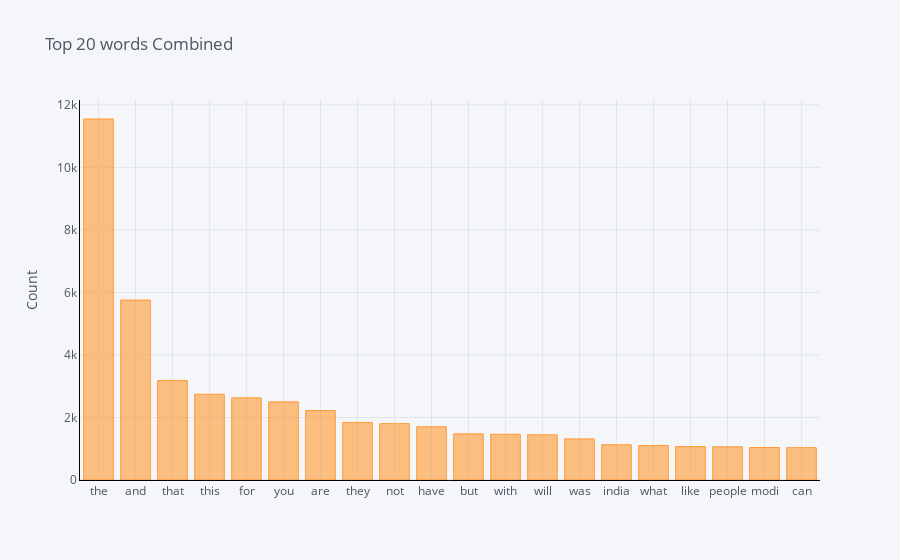

The notebook cell this image was saved under:
### Code cell
from sklearn.feature_extraction.text import CountVectorizer

def get_top_n_words(corpus, n=None):
    vec = CountVectorizer().fit(corpus)
    bag_of_words = vec.transform(corpus)
    sum_words = bag_of_words.sum(axis=0)
    words_freq = [(word, sum_words[0, idx]) for word, idx in vec.vocabulary_.items()]
    words_freq =sorted(words_freq, key = lambda x: x[1], reverse=True)
    return words_freq[:n]


common_words = get_top_n_words(df['clean_comment'].dropna().tolist(), 20)
df1 = pd.DataFrame(common_words, columns = ['ReviewText' , 'count'])
df1.groupby('ReviewText').sum()['count'].sort_values(ascending=False).iplot(
    kind='bar', yTitle='Count', linecolor='black', title='Top 20 words Combined')

### Figure 1 — Plotly figure (JSON) as saved in the notebook; plotly's stock layout.template omitted (floating-point values rounded to 4 significant figures)
{"data": [{"marker": {"color": "rgba(255, 153, 51, 0.6)", "line": {"color": "rgba(255, 153, 51, 1.0)", "width": 1}}, "name": "count", "orientation": "v", "text": "", "x": ["the", "and", "that", "this", "for", "you", "are", "they", "not", "have", "but", "with", "will", "was", "india", "what", "like", "people", "modi", "can"], "y": [11551, 5756, 3185, 2743, 2630, 2500, 2222, 1841, 1802, 1703, 1476, 1462, 1445, 1315, 1128, 1102, 1070, 1063, 1040, 1035], "type": "bar"}], "layout": {"legend": {"bgcolor": "#F5F6F9", "font": {"color": "#4D5663"}}, "paper_bgcolor": "#F5F6F9", "plot_bgcolor": "#F5F6F9", "title": {"font": {"color": "#4D5663"}, "text": "Top 20 words Combined"}, "xaxis": {"gridcolor": "#E1E5ED", "linecolor": "black", "showgrid": true, "tickfont": {"color": "#4D5663"}, "title": {"font": {"color": "#4D5663"}, "text": ""}, "zerolinecolor": "#E1E5ED"}, "yaxis": {"gridcolor": "#E1E5ED", "linecolor": "black", "showgrid": true, "tickfont": {"color": "#4D5663"}, "title": {"font": {"color": "#4D5663"}, "text": "Count"}, "zerolinecolor": "#E1E5ED"}}}
